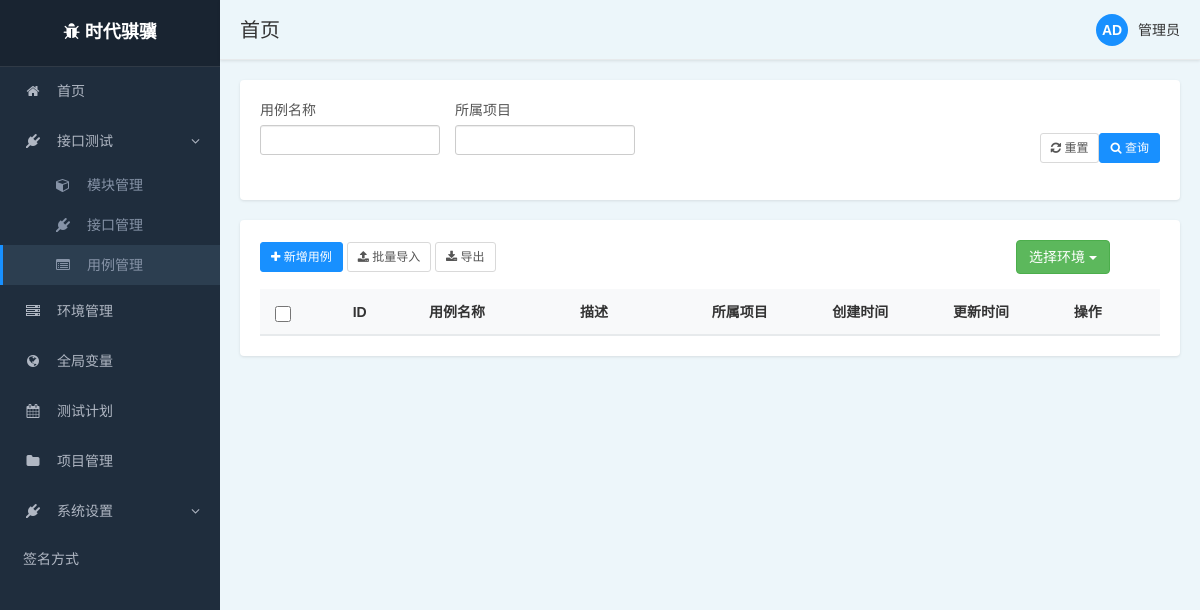
Page /front/case/list/ on the earlier database version.
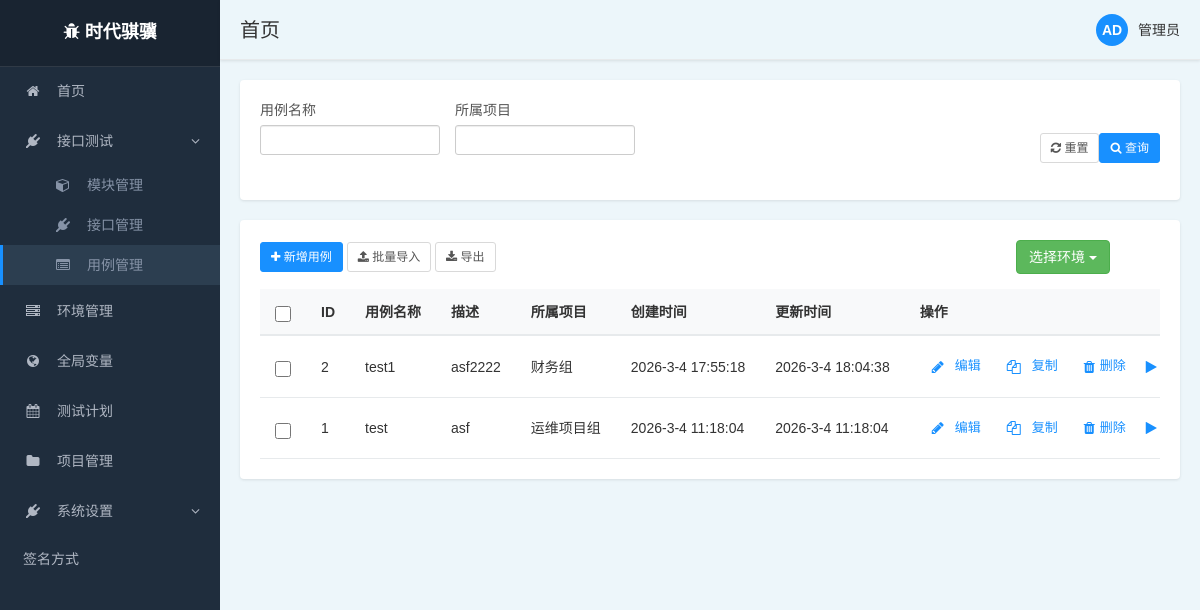
Same page on the later database version.
### front/models.py (models this page shows, shortened)
class test_case(models.Model):
    case_name = models.CharField(max_length=50)
    project = models.ForeignKey(
        project,
        on_delete=models.CASCADE,
        related_name='test_cases',
        verbose_name='所属项目'
    )
    description = models.CharField(max_length=100, blank=True, null=True)
    steps = models.JSONField(verbose_name='测试步骤', blank=True, null=True, default=list)
    created_at = models.DateTimeField(auto_now_add=True, verbose_name='创建时间')
    updated_at = models.DateTimeField(auto_now=True, verbose_name='更新时间')
    class Meta:
        db_table = 'test_case'  # 明确指定表名
        verbose_name = '测试用例'
        verbose_name_plural = '测试用例'
        ordering = ['-created_at']

class project(models.Model):
    prj_id = models.AutoField(primary_key=True, null=False)
    prj_name = models.CharField(max_length=50)
    description = models.CharField(max_length=100)
    created_time = models.DateTimeField(auto_now_add=True)
    class Meta:
        db_table = 'project'  # 明确指定表名
        verbose_name = '项目表'

### front/views.py (the view)
# urls.py: path('case/list/', views.case_list),
def case_list(request):
    interface_list = models.interface.objects.all()
    test_object_list = models.evn_config.objects.values_list("test_object_config", flat=True)
    type_list = models.interface.method_choices
    project_list = models.project.objects.all()
    evn_list =models.evn_config.objects.all()
    content = {
        "interface_querylist": interface_list,
        "case_querylist": models.test_case.objects.all(),
        "test_object_list": test_object_list,
        "type_list": type_list,
        "project_list": project_list,
        "evn_list": evn_list
    }
    return render(request, 'project/test_case.html', content)

### templates/project/test_case.html (shortened to what the changed rows need)
{% extends "../base1.html" %}
{% block body %}
<div class="main-panel">
    <div class="table-container">
        <table class="data-table">
            <thead>
            <tr>
                <th class="select-column" style="width: 150px;">
                    <input type="checkbox" id="select-all" class="select-checkbox">
                </th>
                <th style="width: 150px;">ID</th>
                <th style="width: 300px;">用例名称</th>
                <th style="width: 300px;">描述</th>
                <th style="width: 200px;">所属项目</th>
                <th style="width: 200px;">创建时间</th>
                <th style="width: 200px;">更新时间</th>
                <th style="width: 200px;">操作</th>
            </tr>
            </thead>
            <tbody>
            {% for var in case_querylist %}
                <tr>
                    <td class="select-column">
                        <input type="checkbox" class="select-checkbox case-select" data-id="{{ var.id }}">
                    </td>
                    <td>{{ var.id }}</td>
                    <td>{{ var.case_name }}</td>
                    <td>{{ var.description }}</td>
                    <td>{{ var.project.prj_name }}</td>
                    <td>{{ var.created_at|date:"Y-n-j H:i:s" }}</td>
                    <td>{{ var.updated_at|date:"Y-n-j H:i:s" }}</td>
                    <td>
                        <div class="action-box">
                            <div class="action-item">
                                <i class="fa fa-pencil action-icon"></i>
                                <button class="action-text"
                                 onclick="bindBtnEditEvent({{ var.id }})">编辑</button>
                            </div>
                            <div class="action-item">
                                <i class="fa fa-copy action-icon"></i>
                                <button class="action-text"
                                 onclick="bindBtnCopyEvent({{ var.id }})">复制</button>
                            </div>
                            <div class="action-item">
                                <i class="fa fa-trash action-icon"></i>
                                <a class="action-text" href="/front/case/delete/{{ var.id }}/">删除</a>
                            </div>
                            <div class="action-item">
                                <i class="fa fa-play action-icon"></i>
                            </div>
                        </div>
                    </td>
                </tr>
            {% endfor %}
            </tbody>
        </table>
    </div>
{% endblock %}

Differences in the rows shown:
added test_case: id "2", case_name "test1", description "asf2222", project.prj_name "财务组", created_at "2026-3-4 17:55:18", updated_at "2026-3-4 18:04:38"
added test_case: id "1", case_name "test", description "asf", project.prj_name "运维项目组", created_at "2026-3-4 11:18:04", updated_at "2026-3-4 11:18:04"
